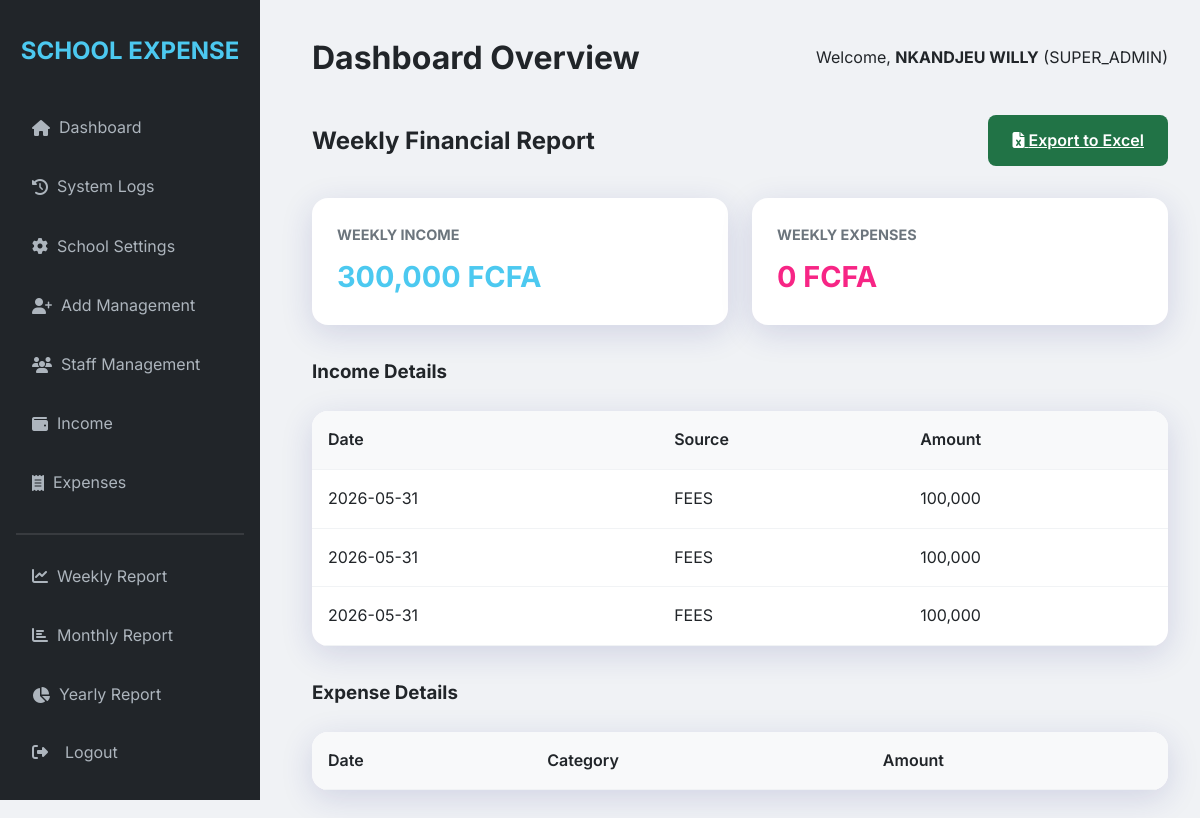
Page /reports/weekly (signed in) on the committed database.
### models.py (models this page shows, shortened)
class User(UserMixin, db.Model):
    id = db.Column(db.Integer, primary_key=True)
    username = db.Column(db.String(64), unique=True, nullable=False)
    email = db.Column(db.String(120), unique=True, nullable=False)
    password_hash = db.Column(db.String(512), nullable=False)  # Increased to 512 for scrypt hash
    role = db.Column(db.String(20), nullable=False)  # SUPER_ADMIN, PRINCIPAL, BURSER, ACCOUNTANT, SECRETARY

class Income(db.Model):
    id = db.Column(db.Integer, primary_key=True)
    amount = db.Column(db.Float, nullable=False)
    source = db.Column(db.String(100), nullable=False)
    student_name = db.Column(db.String(100))
    student_session = db.Column(db.String(100))  # Anglophone or Francophone
    student_class = db.Column(db.String(100))
    section = db.Column(db.String(100))
    pta_level = db.Column(db.String(100))
    description = db.Column(db.Text)
    date = db.Column(db.DateTime, default=datetime.utcnow)
    added_by = db.Column(db.Integer, db.ForeignKey('user.id'))

### routes.py (the view)
    @app.route('/reports/<type>')
    @login_required
    def view_report(type):
        if type == 'weekly':
            template_name = 'reports/weekly_report.html'
            start_date = datetime.utcnow() - timedelta(days=7)
        elif type == 'monthly':
            template_name = 'reports/monthly_report.html'
            start_date = datetime.utcnow() - timedelta(days=30)
        elif type == 'yearly':
            template_name = 'reports/yearly_report.html'
            start_date = datetime.utcnow() - timedelta(days=365)
        else:
            abort(404)
        incomes = Income.query.filter(Income.date >= start_date).all()
        expenses = Expense.query.filter(Expense.date >= start_date).all()
        return render_template(template_name, incomes=incomes, expenses=expenses)

### app.py (called while the page is built)
def create_app():
    app = Flask(__name__)
    app.config.from_object(Config)
    app.secret_key = app.config.get('SECRET_KEY')
    if app.config.get('ENV') == 'production' and app.secret_key in (None, '', 'change_this_dev_secret'):
        raise RuntimeError('SECRET_KEY must be set in environment for production deployment')
    CSRFProtect(app)
    db.init_app(app)
    login_manager = LoginManager()
    login_manager.login_view = 'login'
    login_manager.init_app(app)
    @login_manager.user_loader
    def load_user(user_id):
        return User.query.get(int(user_id))
    with app.app_context():
        db.create_all()
        fix_username_column(app)
        ensure_schema_columns(app)
        ensure_default_staff(app)
        ensure_default_school_settings(app)
        ensure_admin_user(app)
    register_routes(app)
    return app

### templates/reports/weekly_report.html (shortened to what this page needs)
{% extends "base.html" %}
{% block content %}
<div style="display: flex; justify-content: space-between; align-items: center; margin-bottom: 2rem;">
    <h2>Weekly Financial Report</h2>
    <a href="{{ url_for('export_excel', type='weekly') }}" class="btn btn-primary" style="background: #217346;"><i class="fas fa-file-excel"></i> Export to Excel</a>
</div>
<div class="stats-grid">
    <div class="card">
        <h3>Weekly Income</h3>
        <div class="value" style="color: var(--success);">{{ "{:,.0f}".format(incomes|sum(attribute='amount')) }} FCFA</div>
    </div>
    <div class="card">
        <h3>Weekly Expenses</h3>
        <div class="value" style="color: var(--warning);">{{ "{:,.0f}".format(expenses|sum(attribute='amount')) }} FCFA</div>
    </div>
</div>
<h3>Income Details</h3>
<div class="table-container" style="margin-bottom: 2rem;">
    <table>
        <thead>
            <tr><th>Date</th><th>Source</th><th>Amount</th></tr>
        </thead>
        <tbody>
            {% for income in incomes %}
            <tr><td>{{ income.date.strftime('%Y-%m-%d') }}</td><td>{{ income.source }}</td><td>{{ "{:,.0f}".format(income.amount) }}</td></tr>
            {% endfor %}
        </tbody>
    </table>
</div>
<h3>Expense Details</h3>
<div class="table-container">
    <table>
        <thead>
            <tr><th>Date</th><th>Category</th><th>Amount</th></tr>
        </thead>
    </table>
</div>
{% endblock %}

### templates/base.html (shortened to what this page needs)
<!DOCTYPE html>
<html lang="en">
<head>
    <link rel="stylesheet" href="{{ url_for('static', filename='css/style.css') }}">
    <link rel="stylesheet" href="https://cdnjs.cloudflare.com/ajax/libs/font-awesome/6.4.0/css/all.min.css">
</head>
<body>
    {% if current_user.is_authenticated %}
    <div class="app-container">
        <aside class="sidebar">
            <h2>SCHOOL EXPENSE</h2>
            <nav>
                <ul class="nav-links">
                    <li><a href="{{ url_for('dashboard') }}" class="{{ 'active' if request.endpoint == 'dashboard' }}"><i class="fas fa-home"></i> &nbsp; Dashboard</a></li>
                    {% if current_user.role == 'SUPER_ADMIN' %}
                    <li><a href="{{ url_for('view_system_logs') }}" class="{{ 'active' if request.endpoint == 'view_system_logs' }}"><i class="fas fa-history"></i> &nbsp; System Logs</a></li>
                    <li><a href="{{ url_for('school_settings') }}" class="{{ 'active' if request.endpoint == 'school_settings' }}"><i class="fas fa-cog"></i> &nbsp; School Settings</a></li>
                    <li><a href="{{ url_for('add_user') }}" class="{{ 'active' if request.endpoint == 'add_user' }}"><i class="fas fa-user-plus"></i> &nbsp; Add Management</a></li>
                    {% endif %}
                    {% if current_user.role|upper in ['SUPER_ADMIN', 'PRINCIPAL', 'SECRETARY'] %}
                    <li><a href="{{ url_for('view_staff') }}" class="{{ 'active' if 'staff' in request.endpoint }}"><i class="fas fa-users"></i> &nbsp; Staff Management</a></li>
                    {% endif %}
                    <li><a href="{{ url_for('view_income') }}" class="{{ 'active' if 'income' in request.endpoint }}"><i class="fas fa-wallet"></i> &nbsp; Income</a></li>
                    <li><a href="{{ url_for('view_expenses') }}" class="{{ 'active' if 'expenses' in request.endpoint }}"><i class="fas fa-receipt"></i> &nbsp; Expenses</a></li>
                    <hr style="margin: 1rem 0; border: 0.5px solid rgba(255,255,255,0.1)">
                    <li><a href="{{ url_for('view_report', type='weekly') }}"><i class="fas fa-chart-line"></i> &nbsp; Weekly Report</a></li>
                    <li><a href="{{ url_for('view_report', type='monthly') }}"><i class="fas fa-chart-bar"></i> &nbsp; Monthly Report</a></li>
                    <li><a href="{{ url_for('view_report', type='yearly') }}"><i class="fas fa-chart-pie"></i> &nbsp; Yearly Report</a></li>
                    <li style="margin-top: auto;">
                        <form method="post" action="{{ url_for('logout') }}" style="margin: 0; width: 100%;">
                            <button type="submit" class="logout-btn">
                                <i class="fas fa-sign-out-alt"></i> &nbsp; Logout
                            </button>
                        </form>
                    </li>
                </ul>
            </nav>
        </aside>
        <main class="main-content">
            <header style="margin-bottom: 2rem; display: flex; justify-content: space-between; align-items: center;">
                <h1>{{ title if title else 'Dashboard Overview' }}</h1>
                <div class="user-info">
                    <span>Welcome, <strong>{{ current_user.username }}</strong> ({{ current_user.role }})</span>
                </div>
            </header>
            {% block content %}{% endblock %}
        </main>
    </div>
    {% else %}
        {% block login_content %}{% endblock %}
    {% endif %}
</body>
</html>

### static/css/style.css (style rules this page uses)
:root { --primary: #4361ee; --secondary: #3f37c9; --accent: #4895ef; --success: #4cc9f0; --warning: #f72585; --danger: #e63946; --dark: #212529; --light: #f8f9fa; --gray: #6c757d; --glass: rgba(255, 255, 255, 0.9); --shadow: 0 8px 32px 0 rgba(31, 38, 135, 0.15); }
* { margin: 0; padding: 0; box-sizing: border-box; font-family: 'Inter', -apple-system, BlinkMacSystemFont, "Segoe UI", Roboto, sans-serif; }
body { background: #f0f2f5; color: var(--dark); line-height: 1.6; overflow-x: auto; width: 100%; }
.app-container { display: flex; min-height: 100vh; width: 100%; }
.sidebar { width: 260px; background: var(--dark); color: white; padding: 2rem 1rem; position: fixed; height: 100vh; transition: all 0.3s ease; }
.sidebar h2 { font-size: 1.5rem; margin-bottom: 2rem; text-align: center; color: var(--success); font-weight: 700; }
.nav-links { list-style: none; display: flex; flex-direction: column; height: calc(100vh - 120px); }
.nav-links li { margin-bottom: 0.5rem; }
.nav-links a { color: #adb5bd; text-decoration: none; padding: 0.8rem 1rem; display: flex; align-items: center; border-radius: 8px; transition: 0.3s; }
.nav-links button { color: #adb5bd; padding: 0.8rem 1rem; display: flex; align-items: center; border-radius: 8px; transition: 0.3s; width: 100%; background: none; border: none; font-size: 1rem; cursor: pointer; font-family: inherit; }
.logout-btn { color: #adb5bd; padding: 0.8rem 1rem; display: flex; align-items: center; gap: 0.5rem; border-radius: 8px; transition: 0.3s; width: 100%; background: none; border: none; font-size: 1rem; cursor: pointer; font-family: inherit; }
.main-content { flex: 1; margin-left: 280px; padding: 2rem; min-width: 0; width: calc(100% - 280px); }
.stats-grid { display: grid; grid-template-columns: repeat(auto-fit, minmax(240px, 1fr)); gap: 1.5rem; margin-bottom: 2rem; }
.card { background: white; padding: 1.5rem; border-radius: 16px; box-shadow: var(--shadow); border: 1px solid rgba(255, 255, 255, 0.3); }
.card h3 { font-size: 0.9rem; color: var(--gray); margin-bottom: 0.5rem; text-transform: uppercase; }
.card .value { font-size: 1.8rem; font-weight: 700; color: var(--primary); }
.btn { padding: 0.8rem 1.5rem; border-radius: 8px; border: none; cursor: pointer; font-weight: 600; transition: 0.3s; display: inline-block; text-align: center; }
.btn-primary { background: var(--primary); color: white; }
.table-container { background: white; border-radius: 16px; overflow: hidden; box-shadow: var(--shadow); margin-top: 1.5rem; }
table { width: 100%; border-collapse: collapse; }
th, td { padding: 1rem; text-align: left; border-bottom: 1px solid #f1f3f5; }
th { background: #f8f9fa; font-weight: 600; }

### rows in the picture
User: username "NKANDJEU WILLY", role "SUPER_ADMIN"
Income: date "2026-05-31", source "FEES", amount "100,000"
Income: date "2026-05-31", source "FEES", amount "100,000"
Income: date "2026-05-31", source "FEES", amount "100,000"

### other values in the picture
{{ title if title else 'Dashboard Overview' }} "Dashboard Overview"
{{ "{:,.0f}".format(incomes|sum(attribute='amount')) }} "300,000"
{{ "{:,.0f}".format(expenses|sum(attribute='amount')) }} "0"
